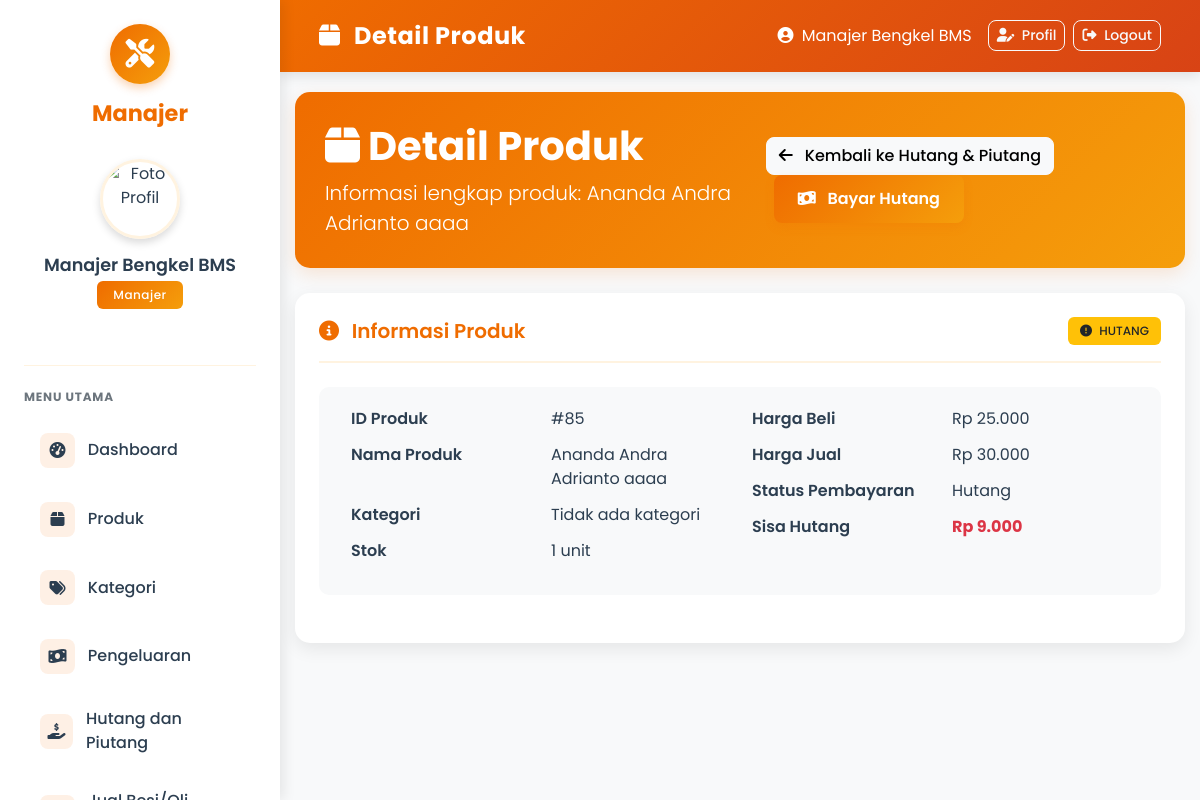
The app's page /manajer/hutang_detail.php?id=85 (signed in) with its own data.
### tables this page shows
CREATE TABLE `produk` (
  `id` int(11) NOT NULL,
  `nama` varchar(50) NOT NULL,
  `harga_beli` decimal(10,2) DEFAULT NULL,
  `harga_jual` decimal(10,2) NOT NULL,
  `stok` int(11) NOT NULL,
  `kategori_id` int(11) DEFAULT NULL,
  `hutang_sparepart` enum('Hutang','Cash') DEFAULT 'Cash',
  `nominal_hutang` decimal(10,2) DEFAULT 0.00
);

### manajer/hutang_detail.php (the view, shortened to what this page needs)
<?php
include '../config.php';
$produk_id = mysqli_real_escape_string($conn, $_GET['id']);
$produk_query = "SELECT p.*, k.nama_kategori
                FROM produk p
                LEFT JOIN kategori k ON p.kategori_id = k.id
                WHERE p.id = '$produk_id'";
$produk_result = mysqli_query($conn, $produk_query);
$produk = mysqli_fetch_assoc($produk_result);
?>
<!DOCTYPE html>
<html lang="id">
<head>
  <link href="https://cdn.jsdelivr.net/npm/bootstrap@5.3.0/dist/css/bootstrap.min.css" rel="stylesheet">
  <link rel="stylesheet" href="https://cdnjs.cloudflare.com/ajax/libs/font-awesome/6.4.0/css/all.min.css">
</head>
<body>
  <?php include 'sidebar.php'; ?>
  <div class="content">
    <nav class="navbar navbar-expand-lg navbar-dark">
      <div class="container-fluid">
        <span class="navbar-brand">
          <i class="fas fa-box me-2"></i>
          Detail Produk
        </span>
        <div class="d-flex align-items-center">
          <span class="text-white me-3">
            <i class="fas fa-user-circle me-1"></i>
            <?= htmlspecialchars($_SESSION['manajer']['nama']) ?>
          </span>
          <a href="profile.php" class="btn btn-outline-light btn-sm me-2">
            <i class="fas fa-user-edit me-1"></i> Profil
          </a>
          <a href="logout.php" class="btn btn-outline-light btn-sm">
            <i class="fas fa-sign-out-alt me-1"></i> Logout
          </a>
        </div>
      </div>
    </nav>
    <div class="container-fluid">
      <div class="page-header">
        <div class="d-flex justify-content-between align-items-center">
          <div>
            <h1><i class="fas fa-box me-2"></i>Detail Produk</h1>
            <p class="lead mb-0">
              Informasi lengkap produk: <?= htmlspecialchars($produk['nama']) ?>
            </p>
          </div>
          <div>
            <a href="hutang_piutang.php" class="btn btn-light">
              <i class="fas fa-arrow-left me-2"></i>
              Kembali ke Hutang & Piutang
            </a>
            <?php if ($produk['hutang_sparepart'] == 'Hutang' && $produk['nominal_hutang'] > 0): ?>
            <a href="bayar_hutang.php?id=<?= $produk_id ?>" class="btn btn-primary ms-2">
              <i class="fas fa-money-bill-wave me-2"></i>
              Bayar Hutang
            </a>
            <?php endif; ?>
          </div>
        </div>
      </div>
      <div class="data-card">
        <div class="card-header-actions">
          <h5 class="card-title">
            <i class="fas fa-info-circle me-2"></i>
            Informasi Produk
          </h5>
          <span class="badge <?= $produk['hutang_sparepart'] == 'Hutang' ? 'bg-warning text-dark' : 'bg-success' ?>">
            <?php if ($produk['hutang_sparepart'] == 'Hutang'): ?>
              <i class="fas fa-exclamation-circle me-1"></i> HUTANG
            <?php else: ?>
              <i class="fas fa-check-circle me-1"></i> LUNAS
            <?php endif; ?>
          </span>
        </div>
        <div class="detail-section">
          <div class="row">
            <div class="col-md-6">
              <div class="detail-row">
                <div class="detail-label">ID Produk</div>
                <div class="detail-value">#<?= $produk_id ?></div>
              </div>
              <div class="detail-row">
                <div class="detail-label">Nama Produk</div>
                <div class="detail-value"><?= htmlspecialchars($produk['nama']) ?></div>
              </div>
              <div class="detail-row">
                <div class="detail-label">Kategori</div>
                <div class="detail-value"><?= htmlspecialchars($produk['nama_kategori'] ?? 'Tidak ada kategori') ?></div>
              </div>
              <div class="detail-row">
                <div class="detail-label">Stok</div>
                <div class="detail-value"><?= number_format($produk['stok']) ?> unit</div>
              </div>
            </div>
            <div class="col-md-6">
              <div class="detail-row">
                <div class="detail-label">Harga Beli</div>
                <div class="detail-value">Rp <?= number_format($produk['harga_beli'], 0, ',', '.') ?></div>
              </div>
              <div class="detail-row">
                <div class="detail-label">Harga Jual</div>
                <div class="detail-value">Rp <?= number_format($produk['harga_jual'], 0, ',', '.') ?></div>
              </div>
              <div class="detail-row">
                <div class="detail-label">Status Pembayaran</div>
                <div class="detail-value"><?= htmlspecialchars($produk['hutang_sparepart']) ?></div>
              </div>
              <?php if ($produk['hutang_sparepart'] == 'Hutang'): ?>
              <div class="detail-row">
                <div class="detail-label">Sisa Hutang</div>
                <div class="detail-value text-danger fw-bold">Rp <?= number_format($produk['nominal_hutang'], 0, ',', '.') ?></div>
              </div>
              <?php endif; ?>
            </div>
          </div>
        </div>
      </div>
    </div>
  </div>
</body>
</html>

### manajer/hutang_detail.php (style rules this page uses)
:root { --primary-orange: #EF6C00; --secondary-orange: #F59E0B; --light-orange: #FFF3E0; --accent-orange: #D84315; --white: #ffffff; --light-gray: #f8f9fa; --text-dark: #2C3E50; --border-color: #e1e7ef; }
body { font-family: 'Poppins', sans-serif; background-color: var(--light-gray); margin: 0; padding: 0; color: var(--text-dark); }
.content { margin-left: 280px; transition: margin-left 0.3s ease; min-height: 100vh; }
.navbar { background: linear-gradient(135deg, var(--primary-orange), var(--accent-orange)); box-shadow: 0 4px 12px rgba(0, 0, 0, 0.1); border: none; padding: 0.8rem 1.5rem; margin-bottom: 20px; }
.navbar-brand { font-weight: 700; font-size: 1.5rem; color: var(--white); letter-spacing: 0.5px; }
.page-header { background: linear-gradient(135deg, var(--primary-orange), var(--secondary-orange)); border-radius: 15px; padding: 30px; color: var(--white); margin-bottom: 25px; box-shadow: 0 6px 18px rgba(239, 108, 0, 0.15); }
.page-header h1 { font-weight: 700; margin-bottom: 0.5rem; }
.data-card { border: none; border-radius: 15px; overflow: hidden; box-shadow: 0 6px 18px rgba(0, 0, 0, 0.08); background-color: var(--white); padding: 1.5rem; height: 100%; transition: all 0.3s ease; margin-bottom: 1.5rem; }
.card-header-actions { display: flex; justify-content: space-between; align-items: center; padding-bottom: 1rem; margin-bottom: 1.5rem; border-bottom: 2px solid var(--light-orange); }
.card-title { font-size: 1.25rem; font-weight: 600; color: var(--primary-orange); margin-bottom: 0; }
.btn-primary { background: linear-gradient(135deg, var(--primary-orange), var(--secondary-orange)); border: none; border-radius: 8px; padding: 0.75rem 1.5rem; font-weight: 600; transition: all 0.3s ease; box-shadow: 0 4px 10px rgba(239, 108, 0, 0.2); }
.btn-outline-light { border-radius: 8px; font-weight: 500; transition: all 0.3s ease; }
.btn-light { border-radius: 8px; font-weight: 500; transition: all 0.3s ease; }
.badge { padding: 0.5rem 0.75rem; font-weight: 500; border-radius: 6px; }
.detail-section { background-color: var(--light-gray); border-radius: 10px; padding: 1.25rem; margin-bottom: 1.5rem; }
.detail-row { display: flex; flex-wrap: wrap; margin-bottom: 0.75rem; }
.detail-label { flex: 0 0 200px; font-weight: 600; color: var(--text-dark); }
.detail-value { flex: 1; min-width: 150px; }
.container-fluid { padding-left: 15px; padding-right: 15px; }
.row { margin-right: 0; margin-left: 0; }

### records on screen
produk: nama "Ananda Andra Adrianto aaaa", stok "1", harga_beli "25.000", harga_jual "30.000", hutang_sparepart "Hutang", nominal_hutang "9.000"

### other values on screen
$_SESSION['manajer']['nama'] "Manajer Bengkel BMS"
$produk_id "85"
$produk['nama_kategori'] "Tidak ada kategori"
